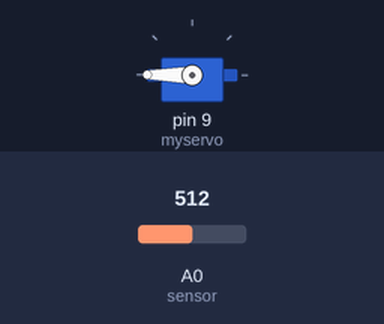
Bench run of a sketch on a simulated Arduino Uno, built with avr-gcc and run on an emulated ATmega328P. On the bench: servo. Inputs (shaded band) come from the test bench; at power-on: A0 (sensor) = 512.

Above: at 1.2 s.
1.3 s: A0 (sensor) set to 161
2.8 s: A0 (sensor) set to 135
At 3.6 s:
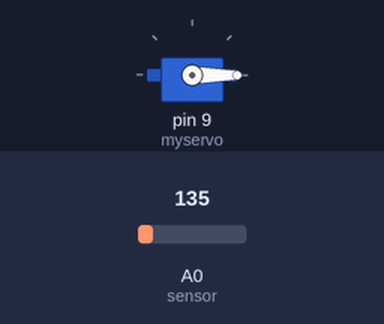
4.3 s: A0 (sensor) set to 160
At 4.7 s:
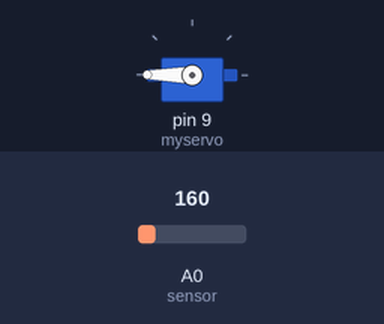
5.8 s: A0 (sensor) set to 140
At 6.9 s:
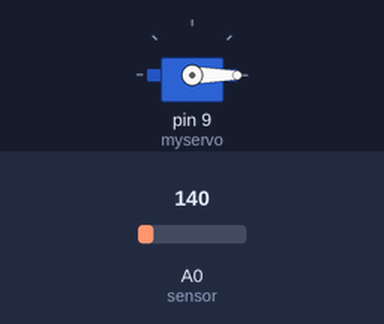
Timing chart, 0 to 8.3 s (numbered marks = the images above; inputs shaded):
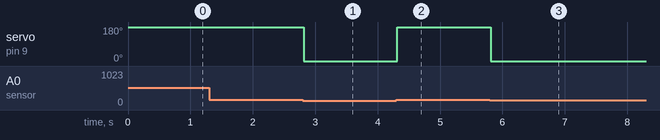

The sketch:

ET_myo_Servo.ino
```cpp
const int sensor = A0;
#include <Servo.h>
Servo myservo;
//int servopin = 9;
int pos = 0;

// the setup routine runs once when you press reset:
void setup() {
  // initialize serial communication at 9600 bits per second:
  //pinMode(servopin, OUTPUT);
  Serial.begin(9600);
  myservo.attach(9);
}

// the loop routine runs over and over again forever:
void loop() {
  // read the input on analog pin 0:
  float voltage;
  boolean isFlexed;
  voltage = analogRead(sensor);
  //voltage = 180 * voltage / 1000;
  //myservo.write(voltage);
  //delay(15);
  if (voltage > 400) {
    isFlexed = true;
  }
  if (voltage < 150) {
    isFlexed = false;
  }
  if (isFlexed) {
    myservo.write(180);              // tell servo to go to position in variable 'pos'
    //delay(15);                       // waits 15ms for the servo to reach the position
  }
  else {
    myservo.write(0);              // tell servo to go to position in variable 'pos'
  }
  delay(15);                       // waits 15ms for the servo to reach the position
  //print out the value you read:
  //Serial.println(voltage);
  //delay(10);        // delay in between reads for stability
   // Run stats script every 5 secs.
}
```

Measured:
- the behaviour switches between 150 and 149 on A0 (sensor) (found by bisection; images 0 and 1)
- after the input at 1.3 s, every drawn part: stays the same
- after the input at 2.8 s, servo on pin 9 (myservo): 180° → 0° at once
- after the input at 4.3 s, servo on pin 9 (myservo): 0° → 180° at once
- after the input at 5.8 s, servo on pin 9 (myservo): 180° → 0° at once
